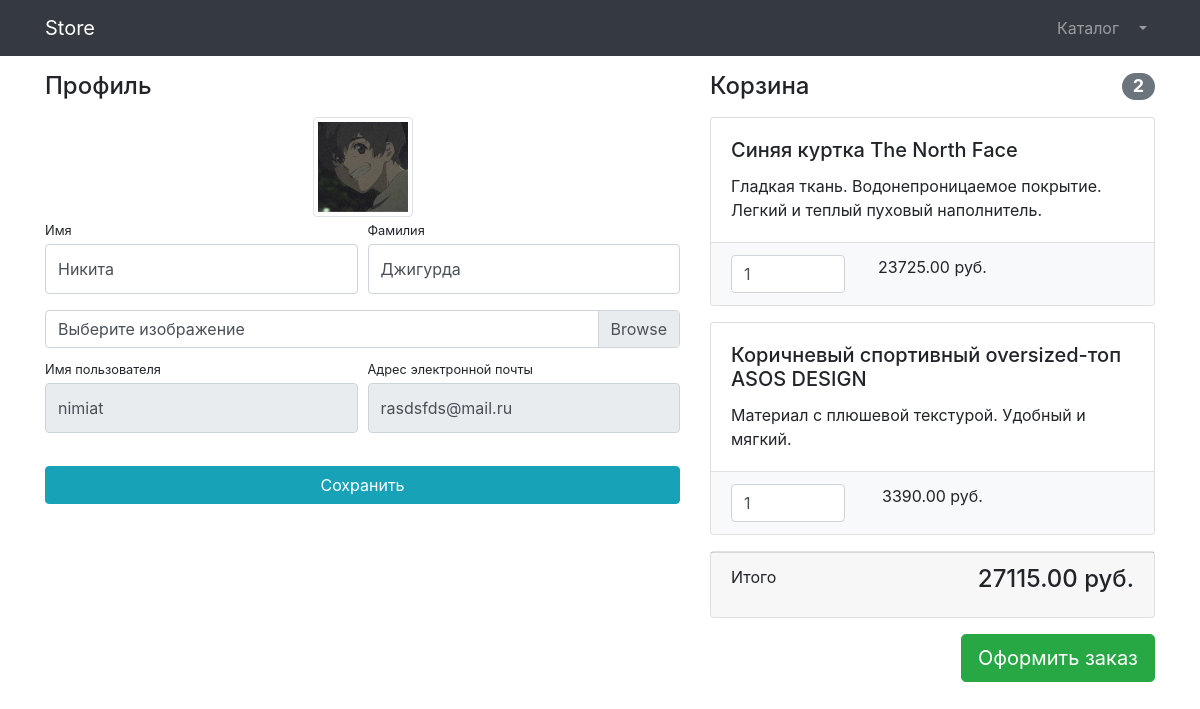
The app's page /users/profile/3 (signed in) with its own data.
### users/models.py (models this page shows)
class User(AbstractUser):
    image = models.ImageField(upload_to="users_images", null=True,blank=True)
    is_verified = models.BooleanField(default=False)

### products/models.py (models this page shows, shortened)
class Basket(models.Model):
    user=models.ForeignKey(to=User, on_delete=models.CASCADE)
    product = models.ForeignKey(to=Product, on_delete=models.CASCADE)
    quantity = models.PositiveSmallIntegerField(default=0)
    created_timestamp = models.DateTimeField(auto_now_add=True)
    objects = BasketQuerySet.as_manager()
    def sum(self):
        return self.quantity * self.product.price

class Product(models.Model):
    name = models.CharField(max_length=256)
    description = models.TextField()
    price = models.DecimalField(max_digits=9, decimal_places=2)
    quantity = models.PositiveIntegerField(default=0)
    image = models.ImageField(upload_to='products_images')
    category = models.ForeignKey(to=ProductsCategoty, on_delete=models.CASCADE)
    class Meta:
        verbose_name = 'Продукт'
        verbose_name_plural = 'Продукты'

### users/views.py (the view, shortened to what this page needs)
# urls.py: path('profile/<int:pk>', login_required(UserProfileView.as_view()), name='profile'),
class UserProfileView(titleMixin, UpdateView):
    model = User
    form_class = UserProfileForm
    template_name = 'users/profile.html'
    title = 'Store-профиль'

### users/forms.py
class UserProfileForm(UserChangeForm):
    first_name = forms.CharField(widget=forms.TextInput(attrs={
        'class' : "form-control py-4"
    }))
    last_name = forms.CharField(widget=forms.TextInput(attrs={
        'class' : "form-control py-4"
    }))
    image = forms.ImageField(widget=forms.FileInput(attrs={
        'class' : "custom-file-input"}), required=False)
    username = forms.CharField(widget=forms.TextInput(attrs={
        'class': "form-control py-4", 'readonly' : True
    }))
    email = forms.CharField(widget=forms.TextInput(attrs={
        'class' : "form-control py-4", 'readonly' : True
    }))
    class Meta:
        model = User
        fields = ('first_name', 'last_name', 'image', 'username', 'email')

### common/views.py (called while the page is built)
    def get_context_data(self, **kwargs):
        context = super(titleMixin, self).get_context_data(**kwargs)
        context['title'] = self.title
        return context

### products/context_processors.py (called while the page is built)
def baskets(request):
    return {'baskets' : Basket.objects.filter(user=request.user) if request.user.is_authenticated else []}

### products/models.py (called while the page is built)
    def total_sum(self):
        return sum(basket.sum() for basket in self)

    def total_quantity(self):
        return sum(basket.quantity for basket in self)

### users/templates/users/profile.html (shortened to what this page needs)
{% extends 'products/base.html' %}
{% load static %}
{% block css %}
    <link href="{% static 'vendor/css/profile.css' %}" rel="stylesheet">
{% endblock %}
{% block content %}
<div class="container">
    <div class="row">
        <div class="col-lg-7">
            <h4 class="mt-3 mb-3">Профиль</h4>
            <div class="col-lg-12 text-center">
                <img width="100" height="100"
                     src="{% if user.image %} {{ user.image.url }} {% else %} {% static 'vendor/img/users\/default_avatar.jpg' %} {% endif %}"
                     class="img-thumbnail">
            </div>
            <form action="{% url 'users:profile' user.id %}" method="post" enctype="multipart/form-data">
                <div class="form-row">
                    <div class="col-lg-6">
                        <div class="form-group">
                            <label class="small mb-1" for="{{ form.first_name.id_for_label }}">Имя</label>
                            {{ form.first_name }}
                        </div>
                    </div>
                    <div class="col-lg-6">
                        <div class="form-group">
                            <label class="small mb-1" for="{{ form.last_name.id_for_label }}">Фамилия</label>
                            {{ form.last_name }}
                        </div>
                    </div>
                </div>
                <div class="form-row mb-2">
                    <div class="col-lg-12">
                        <div class="custom-file">
                            <label class="custom-file-label" for="{{ form.image.id_for_label }}">
                                Выберите изображение</label>
                        </div>
                    </div>
                </div>
                <div class="form-row">
                    <div class="col-lg-6">
                        <label class="small mb-1" for="{{ form.username.id_for_label }}">Имя пользователя</label>
                        {{ form.username }}
                    </div>
                    <div class="col-lg-6">
                        <label class="small mb-1" for="{{ form.email.id_for_label }}">Адрес электронной
                            почты</label>
                        {{ form.email }}
                    </div>
                </div>
                <div class="form-row">
                    <div class="col-lg-12" style="margin-top: 33px;">
                        <input class="btn btn-info btn-block" type="submit" value="Сохранить">
                    </div>
                </div>
            </form>
        </div>
        <div class="col-lg-5">
            {% include 'products/basket.html' %}
        </div>
    </div>
</div>
{% endblock %}

### products/templates/products/basket.html (shortened to what this page needs)
{% if baskets %}
<h4 class="mt-3 mb-3 d-flex justify-content-between align-items-center mb-3">
    Корзина <span class="badge badge-secondary badge-pill">{{ baskets.total_quantity }}</span>
</h4>
{% for basket in baskets %}
<div class="card mb-3">
    <div class="card-body">
        <h5 class="card-title">{{ basket.product.name }}</h5>
        <p class="card-text">{{ basket.product.description }}</p>
    </div>
    <ul class="list-group list-group-flush">
        <li class="list-group-item bg-light">
            <div class="row text-center">
                <div class="col-lg-4">
                    <input name="basketID" type="number" class="form-control"
                           value="{{ basket.quantity }}" min="0">
                </div>
                <div class="col-lg-4">{{ basket.sum }} руб.</div>
                <div class="col-lg-4">
                </div>
            </div>
        </li>
    </ul>
</div>
{% endfor %}
<div class="card mb-3">
    <div class="card-footer">
        <p class="float-left">Итого</p>
        <h4 class="float-right">{{ baskets.total_sum }} руб.</h4>
    </div>
</div>
<a class="btn btn-success btn-lg float-right" href="../orders/order-create.html">
    Оформить заказ
</a>
{% else %}
<h4 class="mt-3 mb-3 d-flex justify-content-between align-items-center mb-3">
    Корзина пуста
</h4>
{% endif %}

### records on screen
User: image (picture), first_name "Никита", last_name "Джигурда", username "nimiat", email "rasdsfds@mail.ru"
Basket: total_quantity "2", product.name "Синяя куртка The North Face", product.description "Гладкая ткань. Водонепроницаемое покрытие. Легкий и теплый пуховый наполнитель.", basketID "1", sum "23725.00", total_sum "27115.00"
Basket: product.name "Коричневый спортивный oversized-топ ASOS DESIGN", product.description "Материал с плюшевой текстурой. Удобный и мягкий.", basketID "1", sum "3390.00"
